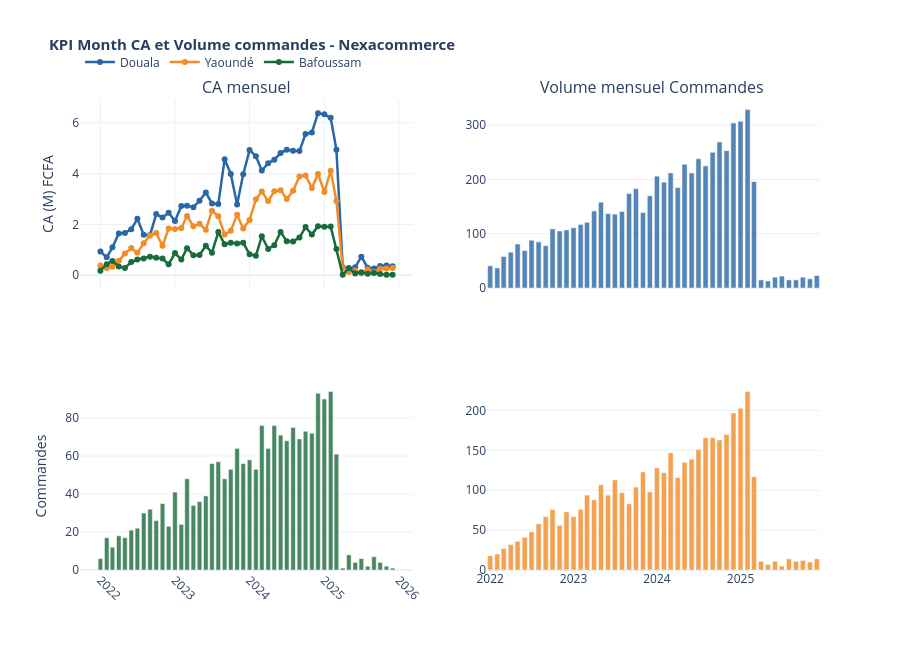

The cell this chart's notebook holds for it:
### Markdown cell above
### Évolution du chiffre d'affaire par mois

### Code cell
top_ville = ['Douala', 'Yaoundé','Bafoussam']

orders_valid = orders.copy()
orders_valid['mois'] = orders_valid['order_date'].dt.to_period('M').dt.to_timestamp()


df_mois = (
    orders_valid
    .groupby(['mois','city'])
    .agg(ca=('total_amount_xaf_clean','sum'),volume=('order_id','count'))
    .reset_index()
)

fig = make_subplots(
    rows=2,cols=2,
    shared_xaxes=True,
    vertical_spacing=0.2,    
    subplot_titles=['CA mensuel', 'Volume mensuel Commandes ']
    )

for ville in top_ville:
    d = df_mois[df_mois['city']==ville].sort_values('mois')
    if d.empty:
        continue
    
    fig.add_trace(
        go.Scatter(
            x=d['mois'], 
            y=d['ca'] /1e6,
            name=ville, 
            mode='lines+markers',
            line=dict(color=COLORS.get(ville),width=2.5),
            marker=dict(size=6),
            hovertemplate='%{x}<br> CA: %{y:.1f} M FCFA <extra>' + ville + '</extra>'
        ), 
        row=1, col=1
    )
 
    if ville == "Douala":  
        fig.add_trace(
            go.Bar(
                x=d['mois'],y=d['volume'],
                name=ville+'vol',
                marker_color=COLORS[ville],
                opacity=0.8,
                showlegend=False,
                hovertemplate='%{x} <br> Volume: %{y} commandes<extra>' + ville + '</extra>'
            ), row=1, col=2
        )    

    if ville == "Bafoussam":
        fig.add_trace(
            go.Bar(
                x=d['mois'],y=d['volume'],
                name=ville,
                marker_color=COLORS[ville],
                opacity=0.8,
                showlegend=False,
                hovertemplate='%{x} <br> Volume: %{y} commandes<extra>' + ville + '</extra>'
            ), row=2, col=1
        ) 

    if ville == "Yaoundé":
        fig.add_trace(
            go.Bar(
                x=d['mois'],
                y=d['volume'],
                name=ville+'vol',
                marker_color=COLORS[ville],
                opacity=0.8,
                showlegend=False,
                hovertemplate='%{x} <br> Volume: %{y} commandes<extra>' + ville + '</extra>'
            ), row=2, col=2
        ) 

fig.update_layout(
    title="<b> KPI Month CA et Volume commandes - Nexacommerce </b>",
    title_font_size=15,
    height=650,
    template='plotly_white',
    hovermode='x unified',
    legend=dict(orientation='h', yanchor='bottom',y=1.05)
)



fig.update_yaxes(title_text='CA (M) FCFA', row=1, col=1)
fig.update_yaxes(title_text='Commandes', row=2,col=1)
fig.update_xaxes(tickangle=45,row=2,col=1)
fig.show()    


fig.write_html("../reports/EDA/Kpi_month.html")
# fig.write_image("../reports/EDA/Kpi_month.png", scale=2)

### Figure 1 — Plotly figure (JSON) as saved in the notebook; plotly's stock layout.template omitted (floating-point values rounded to 4 significant figures)
{"data": [{"hovertemplate": "%{x}<br> CA: %{y:.1f} M FCFA <extra>Douala</extra>", "line": {"color": "#2A67A6", "width": 2.5}, "marker": {"size": 6}, "mode": "lines+markers", "name": "Douala", "type": "scatter", "x": ["2022-01-01T00:00:00", "2022-02-01T00:00:00", "2022-03-01T00:00:00", "2022-04-01T00:00:00", "2022-05-01T00:00:00", "2022-06-01T00:00:00", "2022-07-01T00:00:00", "2022-08-01T00:00:00", "2022-09-01T00:00:00", "2022-10-01T00:00:00", "2022-11-01T00:00:00", "2022-12-01T00:00:00", "2023-01-01T00:00:00", "2023-02-01T00:00:00", "2023-03-01T00:00:00", "2023-04-01T00:00:00", "2023-05-01T00:00:00", "2023-06-01T00:00:00", "2023-07-01T00:00:00", "2023-08-01T00:00:00", "2023-09-01T00:00:00", "2023-10-01T00:00:00", "2023-11-01T00:00:00", "2023-12-01T00:00:00", "2024-01-01T00:00:00", "2024-02-01T00:00:00", "2024-03-01T00:00:00", "2024-04-01T00:00:00", "2024-05-01T00:00:00", "2024-06-01T00:00:00", "2024-07-01T00:00:00", "2024-08-01T00:00:00", "2024-09-01T00:00:00", "2024-10-01T00:00:00", "2024-11-01T00:00:00", "2024-12-01T00:00:00", "2025-01-01T00:00:00", "2025-02-01T00:00:00", "2025-03-01T00:00:00", "2025-04-01T00:00:00", "2025-05-01T00:00:00", "2025-06-01T00:00:00", "2025-07-01T00:00:00", "2025-08-01T00:00:00", "2025-09-01T00:00:00", "2025-10-01T00:00:00", "2025-11-01T00:00:00", "2025-12-01T00:00:00"], "xaxis": "x", "y": [0.9296, 0.7089, 1.095, 1.639, 1.657, 1.803, 2.219, 1.59, 1.578, 2.403, 2.272, 2.456, 2.135, 2.722, 2.728, 2.676, 2.929, 3.251, 2.821, 2.798, 4.564, 3.985, 2.777, 3.974, 4.922, 4.681, 4.118, 4.405, 4.546, 4.804, 4.938, 4.893, 4.883, 5.555, 5.617, 6.374, 6.328, 6.189, 4.934, 0.3176, 0.2355, 0.312, 0.727, 0.2943, 0.264, 0.3655, 0.384, 0.3571], "yaxis": "y"}, {"hovertemplate": "%{x} <br> Volume: %{y} commandes<extra>Douala</extra>", "marker": {"color": "#2A67A6"}, "name": "Doualavol", "opacity": 0.8, "showlegend": false, "type": "bar", "x": ["2022-01-01T00:00:00", "2022-02-01T00:00:00", "2022-03-01T00:00:00", "2022-04-01T00:00:00", "2022-05-01T00:00:00", "2022-06-01T00:00:00", "2022-07-01T00:00:00", "2022-08-01T00:00:00", "2022-09-01T00:00:00", "2022-10-01T00:00:00", "2022-11-01T00:00:00", "2022-12-01T00:00:00", "2023-01-01T00:00:00", "2023-02-01T00:00:00", "2023-03-01T00:00:00", "2023-04-01T00:00:00", "2023-05-01T00:00:00", "2023-06-01T00:00:00", "2023-07-01T00:00:00", "2023-08-01T00:00:00", "2023-09-01T00:00:00", "2023-10-01T00:00:00", "2023-11-01T00:00:00", "2023-12-01T00:00:00", "2024-01-01T00:00:00", "2024-02-01T00:00:00", "2024-03-01T00:00:00", "2024-04-01T00:00:00", "2024-05-01T00:00:00", "2024-06-01T00:00:00", "2024-07-01T00:00:00", "2024-08-01T00:00:00", "2024-09-01T00:00:00", "2024-10-01T00:00:00", "2024-11-01T00:00:00", "2024-12-01T00:00:00", "2025-01-01T00:00:00", "2025-02-01T00:00:00", "2025-03-01T00:00:00", "2025-04-01T00:00:00", "2025-05-01T00:00:00", "2025-06-01T00:00:00", "2025-07-01T00:00:00", "2025-08-01T00:00:00", "2025-09-01T00:00:00", "2025-10-01T00:00:00", "2025-11-01T00:00:00", "2025-12-01T00:00:00"], "xaxis": "x2", "y": [41, 37, 58, 66, 81, 69, 88, 85, 78, 109, 105, 107, 111, 117, 121, 142, 158, 137, 136, 141, 174, 183, 139, 170, 206, 195, 212, 185, 228, 212, 238, 225, 250, 269, 253, 304, 307, 329, 196, 15, 13, 20, 22, 15, 15, 20, 17, 23], "yaxis": "y2"}, {"hovertemplate": "%{x}<br> CA: %{y:.1f} M FCFA <extra>Yaoundé</extra>", "line": {"color": "#F28C28", "width": 2.5}, "marker": {"size": 6}, "mode": "lines+markers", "name": "Yaoundé", "type": "scatter", "x": ["2022-01-01T00:00:00", "2022-02-01T00:00:00", "2022-03-01T00:00:00", "2022-04-01T00:00:00", "2022-05-01T00:00:00", "2022-06-01T00:00:00", "2022-07-01T00:00:00", "2022-08-01T00:00:00", "2022-09-01T00:00:00", "2022-10-01T00:00:00", "2022-11-01T00:00:00", "2022-12-01T00:00:00", "2023-01-01T00:00:00", "2023-02-01T00:00:00", "2023-03-01T00:00:00", "2023-04-01T00:00:00", "2023-05-01T00:00:00", "2023-06-01T00:00:00", "2023-07-01T00:00:00", "2023-08-01T00:00:00", "2023-09-01T00:00:00", "2023-10-01T00:00:00", "2023-11-01T00:00:00", "2023-12-01T00:00:00", "2024-01-01T00:00:00", "2024-02-01T00:00:00", "2024-03-01T00:00:00", "2024-04-01T00:00:00", "2024-05-01T00:00:00", "2024-06-01T00:00:00", "2024-07-01T00:00:00", "2024-08-01T00:00:00", "2024-09-01T00:00:00", "2024-10-01T00:00:00", "2024-11-01T00:00:00", "2024-12-01T00:00:00", "2025-01-01T00:00:00", "2025-02-01T00:00:00", "2025-03-01T00:00:00", "2025-04-01T00:00:00", "2025-05-01T00:00:00", "2025-06-01T00:00:00", "2025-07-01T00:00:00", "2025-08-01T00:00:00", "2025-09-01T00:00:00", "2025-10-01T00:00:00", "2025-11-01T00:00:00", "2025-12-01T00:00:00"], "xaxis": "x", "y": [0.3776, 0.2818, 0.3337, 0.5657, 0.8503, 1.067, 0.8794, 1.26, 1.566, 1.661, 1.155, 1.833, 1.82, 1.858, 2.329, 1.923, 2.024, 1.793, 2.54, 2.321, 1.605, 1.744, 2.375, 1.839, 2.171, 2.983, 3.294, 2.915, 3.299, 3.343, 2.998, 3.319, 3.886, 3.921, 3.432, 3.985, 3.273, 4.111, 2.922, 0.2902, 0.1305, 0.1815, 0.06553, 0.2209, 0.1235, 0.2494, 0.2678, 0.2822], "yaxis": "y"}, {"hovertemplate": "%{x} <br> Volume: %{y} commandes<extra>Yaoundé</extra>", "marker": {"color": "#F28C28"}, "name": "Yaoundévol", "opacity": 0.8, "showlegend": false, "type": "bar", "x": ["2022-01-01T00:00:00", "2022-02-01T00:00:00", "2022-03-01T00:00:00", "2022-04-01T00:00:00", "2022-05-01T00:00:00", "2022-06-01T00:00:00", "2022-07-01T00:00:00", "2022-08-01T00:00:00", "2022-09-01T00:00:00", "2022-10-01T00:00:00", "2022-11-01T00:00:00", "2022-12-01T00:00:00", "2023-01-01T00:00:00", "2023-02-01T00:00:00", "2023-03-01T00:00:00", "2023-04-01T00:00:00", "2023-05-01T00:00:00", "2023-06-01T00:00:00", "2023-07-01T00:00:00", "2023-08-01T00:00:00", "2023-09-01T00:00:00", "2023-10-01T00:00:00", "2023-11-01T00:00:00", "2023-12-01T00:00:00", "2024-01-01T00:00:00", "2024-02-01T00:00:00", "2024-03-01T00:00:00", "2024-04-01T00:00:00", "2024-05-01T00:00:00", "2024-06-01T00:00:00", "2024-07-01T00:00:00", "2024-08-01T00:00:00", "2024-09-01T00:00:00", "2024-10-01T00:00:00", "2024-11-01T00:00:00", "2024-12-01T00:00:00", "2025-01-01T00:00:00", "2025-02-01T00:00:00", "2025-03-01T00:00:00", "2025-04-01T00:00:00", "2025-05-01T00:00:00", "2025-06-01T00:00:00", "2025-07-01T00:00:00", "2025-08-01T00:00:00", "2025-09-01T00:00:00", "2025-10-01T00:00:00", "2025-11-01T00:00:00", "2025-12-01T00:00:00"], "xaxis": "x4", "y": [18, 20, 27, 32, 36, 41, 48, 58, 67, 76, 56, 73, 67, 76, 94, 88, 107, 94, 113, 97, 83, 104, 123, 98, 128, 122, 147, 116, 135, 139, 151, 166, 166, 163, 170, 197, 203, 224, 117, 11, 7, 11, 5, 14, 11, 12, 10, 14], "yaxis": "y4"}, {"hovertemplate": "%{x}<br> CA: %{y:.1f} M FCFA <extra>Bafoussam</extra>", "line": {"color": "#1A6B3C", "width": 2.5}, "marker": {"size": 6}, "mode": "lines+markers", "name": "Bafoussam", "type": "scatter", "x": ["2022-01-01T00:00:00", "2022-02-01T00:00:00", "2022-03-01T00:00:00", "2022-04-01T00:00:00", "2022-05-01T00:00:00", "2022-06-01T00:00:00", "2022-07-01T00:00:00", "2022-08-01T00:00:00", "2022-09-01T00:00:00", "2022-10-01T00:00:00", "2022-11-01T00:00:00", "2022-12-01T00:00:00", "2023-01-01T00:00:00", "2023-02-01T00:00:00", "2023-03-01T00:00:00", "2023-04-01T00:00:00", "2023-05-01T00:00:00", "2023-06-01T00:00:00", "2023-07-01T00:00:00", "2023-08-01T00:00:00", "2023-09-01T00:00:00", "2023-10-01T00:00:00", "2023-11-01T00:00:00", "2023-12-01T00:00:00", "2024-01-01T00:00:00", "2024-02-01T00:00:00", "2024-03-01T00:00:00", "2024-04-01T00:00:00", "2024-05-01T00:00:00", "2024-06-01T00:00:00", "2024-07-01T00:00:00", "2024-08-01T00:00:00", "2024-09-01T00:00:00", "2024-10-01T00:00:00", "2024-11-01T00:00:00", "2024-12-01T00:00:00", "2025-01-01T00:00:00", "2025-02-01T00:00:00", "2025-03-01T00:00:00", "2025-04-01T00:00:00", "2025-05-01T00:00:00", "2025-06-01T00:00:00", "2025-07-01T00:00:00", "2025-08-01T00:00:00", "2025-09-01T00:00:00", "2025-10-01T00:00:00", "2025-11-01T00:00:00", "2025-12-01T00:00:00"], "xaxis": "x", "y": [0.1785, 0.4334, 0.5627, 0.3433, 0.2867, 0.5171, 0.6149, 0.6595, 0.7303, 0.6863, 0.6556, 0.4263, 0.8727, 0.6137, 1.061, 0.7885, 0.7984, 1.156, 0.8848, 1.695, 1.217, 1.277, 1.245, 1.279, 0.8203, 0.7668, 1.534, 1.028, 1.181, 1.703, 1.331, 1.33, 1.482, 1.892, 1.6, 1.929, 1.905, 1.912, 1.032, 0.01397, 0.2809, 0.0696, 0.1139, 0.05287, 0.08359, 0.04705, 0.01696, 0.01794], "yaxis": "y"}, {"hovertemplate": "%{x} <br> Volume: %{y} commandes<extra>Bafoussam</extra>", "marker": {"color": "#1A6B3C"}, "name": "Bafoussam", "opacity": 0.8, "showlegend": false, "type": "bar", "x": ["2022-01-01T00:00:00", "2022-02-01T00:00:00", "2022-03-01T00:00:00", "2022-04-01T00:00:00", "2022-05-01T00:00:00", "2022-06-01T00:00:00", "2022-07-01T00:00:00", "2022-08-01T00:00:00", "2022-09-01T00:00:00", "2022-10-01T00:00:00", "2022-11-01T00:00:00", "2022-12-01T00:00:00", "2023-01-01T00:00:00", "2023-02-01T00:00:00", "2023-03-01T00:00:00", "2023-04-01T00:00:00", "2023-05-01T00:00:00", "2023-06-01T00:00:00", "2023-07-01T00:00:00", "2023-08-01T00:00:00", "2023-09-01T00:00:00", "2023-10-01T00:00:00", "2023-11-01T00:00:00", "2023-12-01T00:00:00", "2024-01-01T00:00:00", "2024-02-01T00:00:00", "2024-03-01T00:00:00", "2024-04-01T00:00:00", "2024-05-01T00:00:00", "2024-06-01T00:00:00", "2024-07-01T00:00:00", "2024-08-01T00:00:00", "2024-09-01T00:00:00", "2024-10-01T00:00:00", "2024-11-01T00:00:00", "2024-12-01T00:00:00", "2025-01-01T00:00:00", "2025-02-01T00:00:00", "2025-03-01T00:00:00", "2025-04-01T00:00:00", "2025-05-01T00:00:00", "2025-06-01T00:00:00", "2025-07-01T00:00:00", "2025-08-01T00:00:00", "2025-09-01T00:00:00", "2025-10-01T00:00:00", "2025-11-01T00:00:00", "2025-12-01T00:00:00"], "xaxis": "x3", "y": [6, 17, 12, 18, 17, 21, 22, 30, 32, 26, 35, 23, 41, 24, 48, 34, 36, 39, 56, 57, 48, 53, 64, 56, 58, 53, 76, 64, 76, 71, 68, 75, 69, 73, 72, 93, 90, 94, 61, 1, 8, 4, 6, 2, 7, 4, 2, 1], "yaxis": "y3"}], "layout": {"annotations": [{"font": {"size": 16}, "showarrow": false, "text": "CA mensuel", "x": 0.225, "xanchor": "center", "xref": "paper", "y": 1, "yanchor": "bottom", "yref": "paper"}, {"font": {"size": 16}, "showarrow": false, "text": "Volume mensuel Commandes ", "x": 0.775, "xanchor": "center", "xref": "paper", "y": 1, "yanchor": "bottom", "yref": "paper"}], "height": 650, "hovermode": "x unified", "legend": {"orientation": "h", "y": 1.05, "yanchor": "bottom"}, "title": {"font": {"size": 15}, "text": "<b> KPI Month CA et Volume commandes - Nexacommerce </b>"}, "xaxis": {"anchor": "y", "domain": [0, 0.45], "matches": "x3", "showticklabels": false}, "xaxis2": {"anchor": "y2", "domain": [0.55, 1], "matches": "x4", "showticklabels": false}, "xaxis3": {"anchor": "y3", "domain": [0, 0.45], "tickangle": 45}, "xaxis4": {"anchor": "y4", "domain": [0.55, 1]}, "yaxis": {"anchor": "x", "domain": [0.6, 1], "title": {"text": "CA (M) FCFA"}}, "yaxis2": {"anchor": "x2", "domain": [0.6, 1]}, "yaxis3": {"anchor": "x3", "domain": [0, 0.4], "title": {"text": "Commandes"}}, "yaxis4": {"anchor": "x4", "domain": [0, 0.4]}}}
